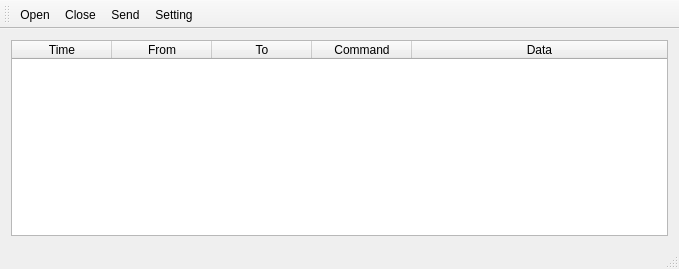
<?xml version="1.0" encoding="UTF-8"?>
<ui version="4.0">
 <class>MainWindow</class>
 <widget class="QMainWindow" name="MainWindow">
  <property name="geometry">
   <rect>
    <x>0</x>
    <y>0</y>
    <width>679</width>
    <height>269</height>
   </rect>
  </property>
  <property name="sizePolicy">
   <sizepolicy hsizetype="Expanding" vsizetype="Expanding">
    <horstretch>0</horstretch>
    <verstretch>0</verstretch>
   </sizepolicy>
  </property>
  <property name="windowTitle">
   <string>Modbus Parser</string>
  </property>
  <widget class="QWidget" name="centralWidget">
   <property name="sizePolicy">
    <sizepolicy hsizetype="Expanding" vsizetype="Expanding">
     <horstretch>0</horstretch>
     <verstretch>0</verstretch>
    </sizepolicy>
   </property>
   <layout class="QVBoxLayout" name="verticalLayout">
    <item>
     <widget class="QTableWidget" name="tableWidget">
      <property name="sizePolicy">
       <sizepolicy hsizetype="Expanding" vsizetype="Expanding">
        <horstretch>0</horstretch>
        <verstretch>0</verstretch>
       </sizepolicy>
      </property>
      <attribute name="horizontalHeaderCascadingSectionResizes">
       <bool>false</bool>
      </attribute>
      <attribute name="horizontalHeaderStretchLastSection">
       <bool>true</bool>
      </attribute>
      <column>
       <property name="text">
        <string>Time</string>
       </property>
      </column>
      <column>
       <property name="text">
        <string>From</string>
       </property>
      </column>
      <column>
       <property name="text">
        <string>To</string>
       </property>
      </column>
      <column>
       <property name="text">
        <string>Command</string>
       </property>
      </column>
      <column>
       <property name="text">
        <string>Data</string>
       </property>
      </column>
     </widget>
    </item>
   </layout>
  </widget>
  <widget class="QMenuBar" name="menuBar">
   <property name="geometry">
    <rect>
     <x>0</x>
     <y>0</y>
     <width>679</width>
     <height>25</height>
    </rect>
   </property>
  </widget>
  <widget class="QToolBar" name="mainToolBar">
   <property name="sizePolicy">
    <sizepolicy hsizetype="Expanding" vsizetype="Fixed">
     <horstretch>0</horstretch>
     <verstretch>0</verstretch>
    </sizepolicy>
   </property>
   <attribute name="toolBarArea">
    <enum>TopToolBarArea</enum>
   </attribute>
   <attribute name="toolBarBreak">
    <bool>false</bool>
   </attribute>
   <addaction name="actionOpen"/>
   <addaction name="actionClose"/>
   <addaction name="actionSend"/>
   <addaction name="actionSetting"/>
  </widget>
  <widget class="QStatusBar" name="statusBar"/>
  <action name="actionOpen">
   <property name="icon">
    <iconset>
     <normalon>../../../../../../usr/share/icons/gnome/24x24/actions/fileopen.png</normalon>
    </iconset>
   </property>
   <property name="text">
    <string>Open</string>
   </property>
   <property name="toolTip">
    <string>open serial</string>
   </property>
   <property name="shortcut">
    <string>Ctrl+O</string>
   </property>
  </action>
  <action name="actionClose">
   <property name="icon">
    <iconset>
     <normaloff>../../../../../../usr/share/icons/gnome/24x24/actions/gtk-close.png</normaloff>../../../../../../usr/share/icons/gnome/24x24/actions/gtk-close.png</iconset>
   </property>
   <property name="text">
    <string>Close</string>
   </property>
   <property name="toolTip">
    <string>close serial</string>
   </property>
   <property name="shortcut">
    <string>Ctrl+C</string>
   </property>
  </action>
  <action name="actionSend">
   <property name="icon">
    <iconset>
     <normaloff>../../../../../../usr/share/icons/gnome/24x24/actions/mail-send.png</normaloff>../../../../../../usr/share/icons/gnome/24x24/actions/mail-send.png</iconset>
   </property>
   <property name="text">
    <string>Send</string>
   </property>
   <property name="toolTip">
    <string>Send Modbus Command</string>
   </property>
   <property name="shortcut">
    <string>Ctrl+S</string>
   </property>
  </action>
  <action name="actionSetting">
   <property name="icon">
    <iconset>
     <normaloff>../../../../../../usr/share/icons/gnome/24x24/actions/document-properties.png</normaloff>../../../../../../usr/share/icons/gnome/24x24/actions/document-properties.png</iconset>
   </property>
   <property name="text">
    <string>Setting</string>
   </property>
   <property name="toolTip">
    <string>serial setting</string>
   </property>
  </action>
 </widget>
 <layoutdefault spacing="6" margin="11"/>
 <resources/>
 <connections/>
</ui>
